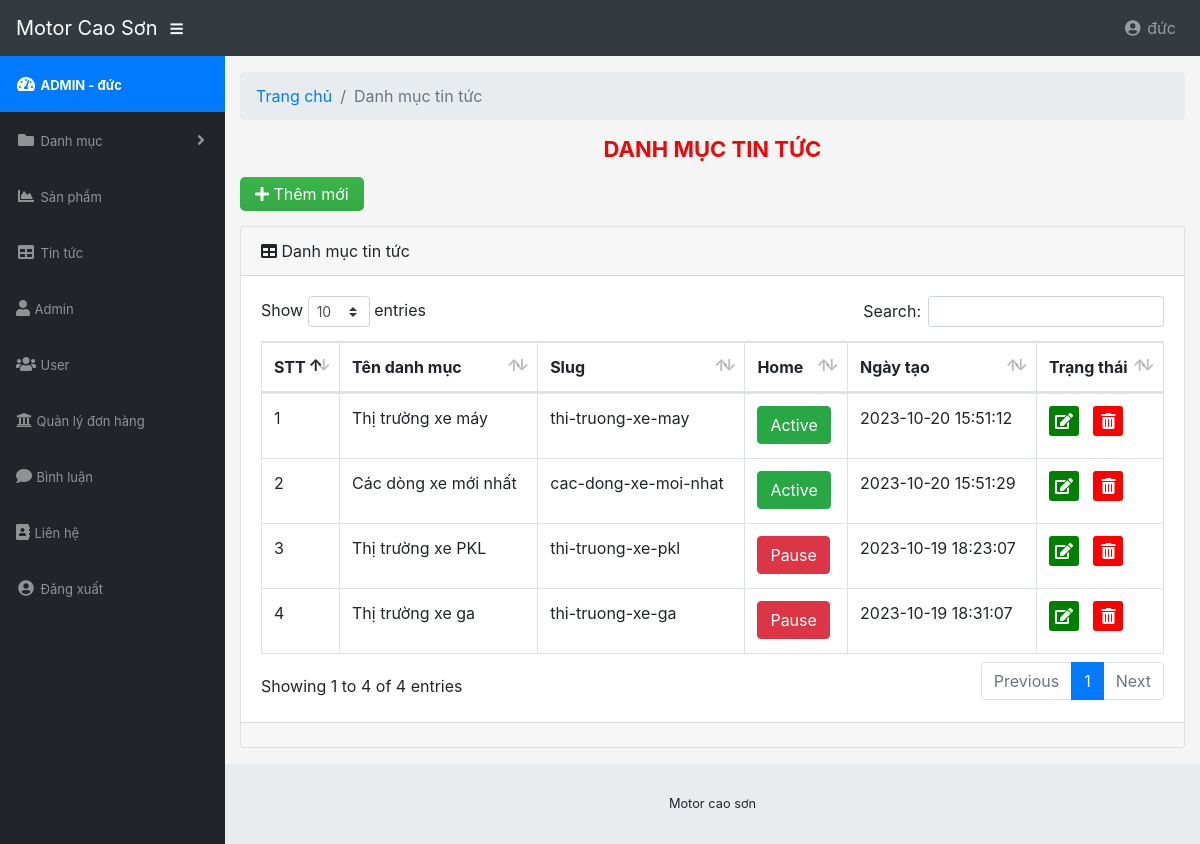
Page /admin/modules/categoryPost/index.php (signed in) on the committed database.
### tables this page shows
CREATE TABLE `category_post` (
  `id` int(11) NOT NULL,
  `name` varchar(100) DEFAULT NULL,
  `slug` varchar(100) DEFAULT NULL,
  `images` varchar(100) DEFAULT NULL,
  `banner` varchar(100) DEFAULT NULL,
  `home` tinyint(4) NOT NULL DEFAULT 0,
  `status` tinyint(4) NOT NULL DEFAULT 1,
  `created_at` timestamp NOT NULL DEFAULT current_timestamp(),
  `updated_at` timestamp NOT NULL DEFAULT current_timestamp() ON UPDATE current_timestamp()
);

### libraries/Database.php (called while the page is built, shortened)
<?php
class Database
{
    public $link;
    public function __construct()
    {
        $this->link = mysqli_connect("localhost","root","","storemotor") or die ();
        mysqli_set_charset($this->link,"utf8");
    }
    public function fetchAll($table)
    {
        $sql = "SELECT * FROM {$table} WHERE 1" ;
        $result = mysqli_query($this->link,$sql) or die("Lỗi Truy Vấn fetchAll " .mysqli_error($this->link));
        $data = [];
        if( $result)
        {
            while ($num = mysqli_fetch_assoc($result))
            {
                $data[] = $num;
            }
        }
        return $data;
    }
}
?>

### admin/autoload/autoload.php (called while the page is built, shortened)
<?php
require_once  __DIR__."/../../libraries/Database.php";
$db = new Database;
?>

### admin/modules/categoryPost/index.php (the view, shortened to what this page needs)
<?php
require_once __DIR__."/../../autoload/autoload.php";
$category = $db->fetchAll("category_post");
?>
<?php require_once __DIR__."/../../layouts/header.php"; ?>
    <div class="container-fluid">
        <ol class="breadcrumb">
            <li class="breadcrumb-item">
                <a href="#">Trang chủ</a>
            </li>
            <li class="breadcrumb-item active">Danh mục tin tức</li>
        </ol>
        <div class="admin-title-top">
            <h1>Danh mục tin tức</h1>
        </div>
        <div class="button-custom">
            <a class="btn-add" href="add.php"><i class="fa fa-plus"></i> Thêm mới</a>
        </div>
        <div class="admin-content">
            <div class="card mb-3">
                <div class="card-header">
                    <i class="fas fa-table"></i>
                    Danh mục tin tức</div>
                <div class="card-body">
                    <div class="table-responsive">
                        <table class="table table-bordered" id="dataTable" width="100%" cellspacing="0">
                            <thead>
                            <tr>
                                <th>STT</th>
                                <th>Tên danh mục</th>
                                <th>Slug</th>
                                <th>Home</th>
                                <th>Ngày tạo</th>
                                <th>Trạng thái</th>
                            </tr>
                            </thead>
                            <tbody>
                            <?php $stt = 1; foreach ($category as $item): ?>
                                <tr>
                                    <td><?php echo $stt ?></td>
                                    <td><?php echo $item['name'] ?></td>
                                    <td><?php echo $item['slug'] ?></td>
                                    <td>
                                        <a class="btn <?php echo $item['home'] == 1 ? 'btn-success' : 'btn-danger' ?>" href="home.php?id=<?php echo $item['id'] ?>">
                                            <?php echo $item['home'] == 1 ? 'Active' : 'Pause' ?>
                                        </a>
                                    </td>
                                    <td><?php echo $item['created_at'] ?></td>
                                    <td>
                                        <ul class="list-action">
                                            <li class="item-edit">
                                                <a href="edit.php?id=<?php echo $item['id'] ?>" title="Chỉnh sửa danh mục">
                                                    <i class="fa fa-edit"></i>
                                                </a>
                                            </li>
                                            <li class="item-delete">
                                                <a href="delete.php?id=<?php echo $item['id'] ?>" title="Xóa danh mục">
                                                    <i class="fa fa-trash-alt"></i>
                                                </a>
                                            </li>
                                        </ul>
                                    </td>
                                </tr>
                                <?php $stt++ ; endforeach ?>
                            </tbody>
                        </table>
                    </div>
                </div>
                <div class="card-footer small text-muted"></div>
            </div>
        </div>
    </div>
<?php require_once __DIR__."/../../layouts/footer.php"; ?>

### public/admin/css/style-admin.css (style rules this page uses)
li { list-style: none; }
a, a:hover { text-decoration: none; }
.admin-title-top h1 { text-align: center; font-size: 22px; text-transform: uppercase; font-weight: bold; color: #ef0606; }
.button-custom { margin: 20px 0px; }
.button-custom a { background-color: #39b54a !important; background: linear-gradient(180deg, #39b54a, #34aa44) !important; border-color: #35a745; color: #fff; padding: 7px 15px; border-radius: 5px; }
.list-action { margin: 0; padding: 0; }
.list-action li { display: inline-block; width: 30px; height: 30px; background: red; border-radius: 3px; text-align: center; line-height: 30px; margin-right: 10px; margin-bottom: 10px; }
.list-action li a { color: #fff; }
.item-edit { background: green !important; }

### rows in the picture
category_post: name "Thị trường xe máy", slug "thi-truong-xe-may", home "Active", created_at "2023-10-20 15:51:12"
category_post: name "Các dòng xe mới nhất", slug "cac-dong-xe-moi-nhat", home "Active", created_at "2023-10-20 15:51:29"
category_post: name "Thị trường xe PKL", slug "thi-truong-xe-pkl", home "Pause", created_at "2023-10-19 18:23:07"
category_post: name "Thị trường xe ga", slug "thi-truong-xe-ga", home "Pause", created_at "2023-10-19 18:31:07"

### other values in the picture
$_SESSION['admin_name'] "đức"
